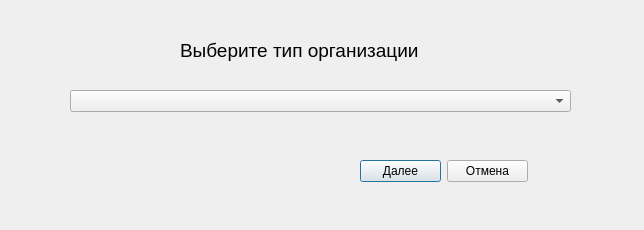
<?xml version="1.0" encoding="UTF-8"?>
<ui version="4.0">
 <class>SelectingOrganization</class>
 <widget class="QDialog" name="SelectingOrganization">
  <property name="geometry">
   <rect>
    <x>0</x>
    <y>0</y>
    <width>644</width>
    <height>230</height>
   </rect>
  </property>
  <property name="windowTitle">
   <string>Dialog</string>
  </property>
  <widget class="QLabel" name="label">
   <property name="geometry">
    <rect>
     <x>180</x>
     <y>30</y>
     <width>341</width>
     <height>41</height>
    </rect>
   </property>
   <property name="font">
    <font>
     <pointsize>14</pointsize>
    </font>
   </property>
   <property name="text">
    <string>Выберите тип организации</string>
   </property>
  </widget>
  <widget class="QWidget" name="">
   <property name="geometry">
    <rect>
     <x>360</x>
     <y>160</y>
     <width>168</width>
     <height>23</height>
    </rect>
   </property>
   <layout class="QHBoxLayout" name="horizontalLayout">
    <item>
     <widget class="QPushButton" name="pushButton_further">
      <property name="text">
       <string>Далее</string>
      </property>
     </widget>
    </item>
    <item>
     <widget class="QPushButton" name="pushButton_cancel">
      <property name="text">
       <string>Отмена</string>
      </property>
     </widget>
    </item>
   </layout>
  </widget>
  <widget class="QWidget" name="">
   <property name="geometry">
    <rect>
     <x>70</x>
     <y>90</y>
     <width>501</width>
     <height>43</height>
    </rect>
   </property>
   <layout class="QVBoxLayout" name="verticalLayout">
    <item>
     <widget class="QComboBox" name="type_organization">
      <property name="currentIndex">
       <number>-1</number>
      </property>
      <property name="minimumContentsLength">
       <number>0</number>
      </property>
      <item>
       <property name="text">
        <string>Контролирующий орган</string>
       </property>
      </item>
      <item>
       <property name="text">
        <string>Госучреждение с медицинской лицензией</string>
       </property>
      </item>
      <item>
       <property name="text">
        <string>Госучреждение с фармацевтической лицензией</string>
       </property>
      </item>
      <item>
       <property name="text">
        <string>ООО с медицинской лицензией</string>
       </property>
      </item>
      <item>
       <property name="text">
        <string>ООО с фармацевтической лицензией</string>
       </property>
      </item>
      <item>
       <property name="text">
        <string>ИП с медицинской лицензией</string>
       </property>
      </item>
      <item>
       <property name="text">
        <string>ИП с фармацевтической лицензией</string>
       </property>
      </item>
      <item>
       <property name="text">
        <string>Регистрация следующего типа организации</string>
       </property>
      </item>
     </widget>
    </item>
    <item>
     <widget class="QLabel" name="warning">
      <property name="text">
       <string/>
      </property>
     </widget>
    </item>
   </layout>
  </widget>
 </widget>
 <resources/>
 <connections/>
</ui>
